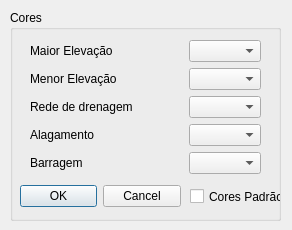
<?xml version="1.0" encoding="UTF-8"?>
<ui version="4.0">
 <class>janelaOpcaoCor</class>
 <widget class="QDialog" name="janelaOpcaoCor">
  <property name="geometry">
   <rect>
    <x>0</x>
    <y>0</y>
    <width>292</width>
    <height>230</height>
   </rect>
  </property>
  <property name="minimumSize">
   <size>
    <width>292</width>
    <height>230</height>
   </size>
  </property>
  <property name="maximumSize">
   <size>
    <width>292</width>
    <height>230</height>
   </size>
  </property>
  <property name="windowTitle">
   <string>Mude as cores</string>
  </property>
  <property name="windowIcon">
   <iconset>
    <normaloff>../imagens/logo3.png</normaloff>../imagens/logo3.png</iconset>
  </property>
  <widget class="QGroupBox" name="groupBox">
   <property name="geometry">
    <rect>
     <x>10</x>
     <y>10</y>
     <width>271</width>
     <height>211</height>
    </rect>
   </property>
   <property name="minimumSize">
    <size>
     <width>271</width>
     <height>211</height>
    </size>
   </property>
   <property name="title">
    <string>Cores</string>
   </property>
   <widget class="QDialogButtonBox" name="buttonBox_2">
    <property name="geometry">
     <rect>
      <x>10</x>
      <y>170</y>
      <width>161</width>
      <height>32</height>
     </rect>
    </property>
    <property name="orientation">
     <enum>Qt::Horizontal</enum>
    </property>
    <property name="standardButtons">
     <set>QDialogButtonBox::Cancel|QDialogButtonBox::Ok</set>
    </property>
   </widget>
   <widget class="QWidget" name="layoutWidget">
    <property name="geometry">
     <rect>
      <x>20</x>
      <y>30</y>
      <width>231</width>
      <height>136</height>
     </rect>
    </property>
    <layout class="QVBoxLayout" name="verticalLayout">
     <item>
      <layout class="QHBoxLayout" name="horizontalLayout">
       <item>
        <widget class="QLabel" name="label">
         <property name="text">
          <string>Maior Elevação</string>
         </property>
        </widget>
       </item>
       <item>
        <widget class="QComboBox" name="caixaCorMaiorElevacao">
         <property name="sizePolicy">
          <sizepolicy hsizetype="Fixed" vsizetype="Fixed">
           <horstretch>0</horstretch>
           <verstretch>0</verstretch>
          </sizepolicy>
         </property>
        </widget>
       </item>
      </layout>
     </item>
     <item>
      <layout class="QHBoxLayout" name="horizontalLayout_3">
       <item>
        <widget class="QLabel" name="label_2">
         <property name="text">
          <string>Menor Elevação</string>
         </property>
        </widget>
       </item>
       <item>
        <widget class="QComboBox" name="caixaCorMenorElevacao">
         <property name="sizePolicy">
          <sizepolicy hsizetype="Fixed" vsizetype="Fixed">
           <horstretch>0</horstretch>
           <verstretch>0</verstretch>
          </sizepolicy>
         </property>
        </widget>
       </item>
      </layout>
     </item>
     <item>
      <layout class="QHBoxLayout" name="horizontalLayout_2">
       <item>
        <widget class="QLabel" name="label_3">
         <property name="text">
          <string>Rede de drenagem</string>
         </property>
        </widget>
       </item>
       <item>
        <widget class="QComboBox" name="caixaCorRedeDeDrenagem">
         <property name="sizePolicy">
          <sizepolicy hsizetype="Fixed" vsizetype="Fixed">
           <horstretch>0</horstretch>
           <verstretch>0</verstretch>
          </sizepolicy>
         </property>
        </widget>
       </item>
      </layout>
     </item>
     <item>
      <layout class="QHBoxLayout" name="horizontalLayout_4">
       <item>
        <widget class="QLabel" name="label_4">
         <property name="text">
          <string>Alagamento</string>
         </property>
        </widget>
       </item>
       <item>
        <widget class="QComboBox" name="caixaCorAlagamento">
         <property name="sizePolicy">
          <sizepolicy hsizetype="Fixed" vsizetype="Fixed">
           <horstretch>0</horstretch>
           <verstretch>0</verstretch>
          </sizepolicy>
         </property>
        </widget>
       </item>
      </layout>
     </item>
     <item>
      <layout class="QHBoxLayout" name="horizontalLayout_5">
       <item>
        <widget class="QLabel" name="label_5">
         <property name="text">
          <string>Barragem</string>
         </property>
        </widget>
       </item>
       <item>
        <widget class="QComboBox" name="caixaCorBarragem">
         <property name="sizePolicy">
          <sizepolicy hsizetype="Fixed" vsizetype="Fixed">
           <horstretch>0</horstretch>
           <verstretch>0</verstretch>
          </sizepolicy>
         </property>
        </widget>
       </item>
      </layout>
     </item>
    </layout>
   </widget>
   <widget class="QCheckBox" name="corPadraoCaixa">
    <property name="geometry">
     <rect>
      <x>180</x>
      <y>178</y>
      <width>91</width>
      <height>17</height>
     </rect>
    </property>
    <property name="text">
     <string>Cores Padrão</string>
    </property>
   </widget>
  </widget>
 </widget>
 <resources/>
 <connections>
  <connection>
   <sender>buttonBox_2</sender>
   <signal>accepted()</signal>
   <receiver>janelaOpcaoCor</receiver>
   <slot>accept()</slot>
   <hints>
    <hint type="sourcelabel">
     <x>135</x>
     <y>197</y>
    </hint>
    <hint type="destinationlabel">
     <x>259</x>
     <y>41</y>
    </hint>
   </hints>
  </connection>
  <connection>
   <sender>buttonBox_2</sender>
   <signal>rejected()</signal>
   <receiver>janelaOpcaoCor</receiver>
   <slot>reject()</slot>
   <hints>
    <hint type="sourcelabel">
     <x>158</x>
     <y>194</y>
    </hint>
    <hint type="destinationlabel">
     <x>259</x>
     <y>153</y>
    </hint>
   </hints>
  </connection>
 </connections>
</ui>
